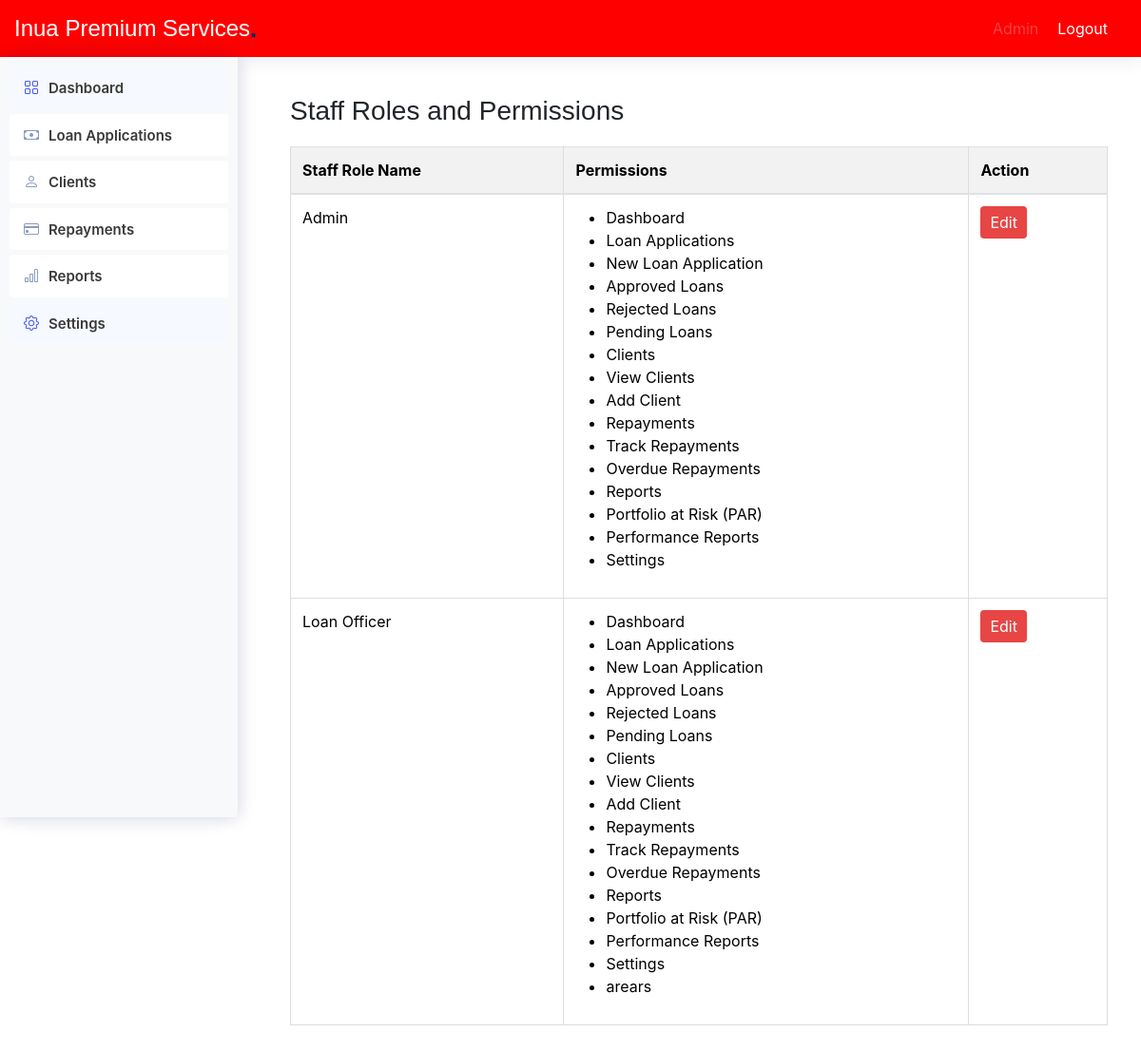
The page /admin/staff_role_permission.php on the database as committed earlier.
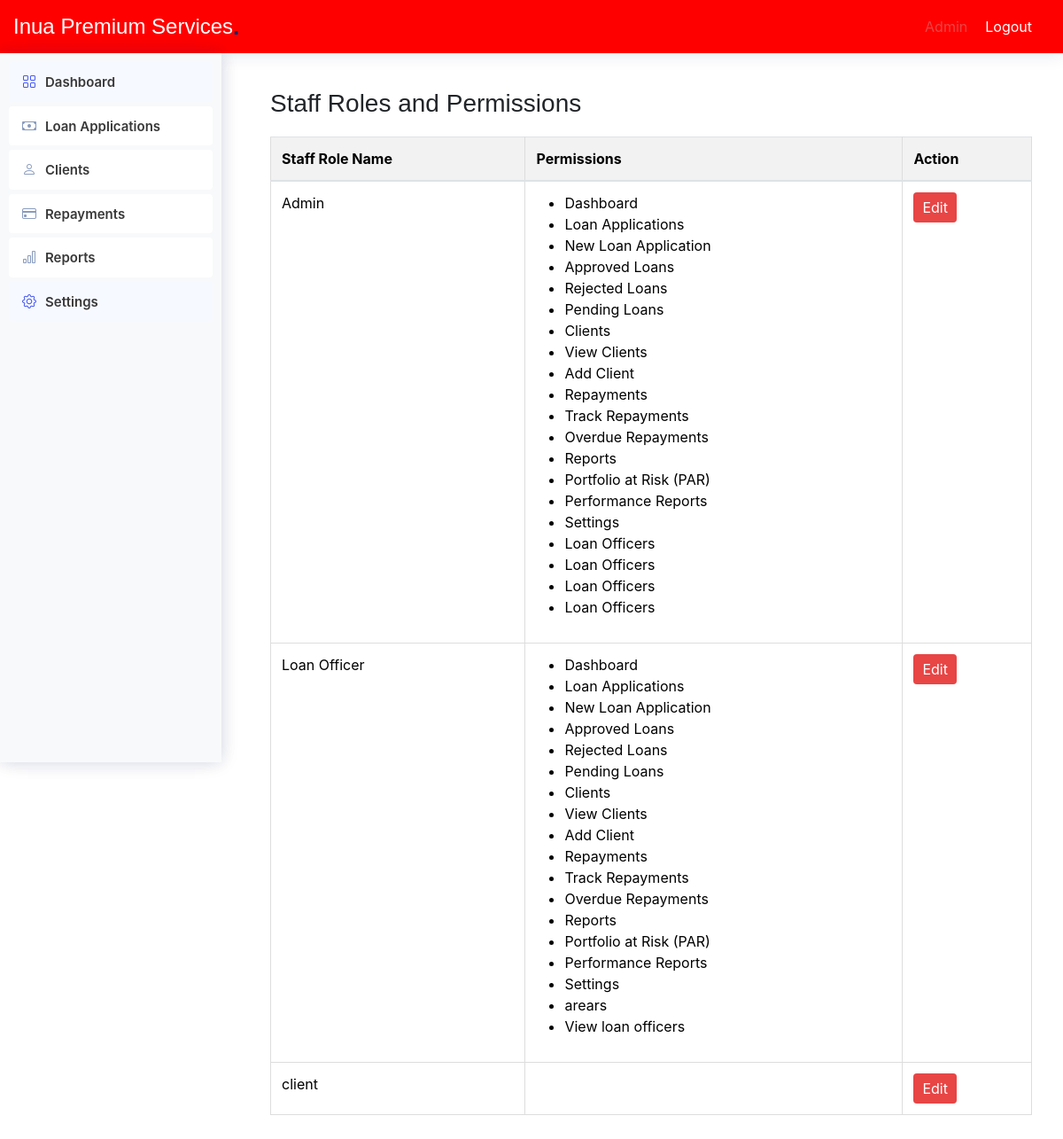
The same page on the database as committed later.
### tables this page shows
CREATE TABLE `navigation_items` (
  `id` int(11) NOT NULL,
  `title` varchar(100) NOT NULL,
  `url` varchar(200) NOT NULL,
  `icon` varchar(50) DEFAULT NULL,
  `parent_id` int(11) DEFAULT NULL
);

CREATE TABLE `roles` (
  `id` int(11) NOT NULL,
  `name` varchar(100) NOT NULL
);

### includes/functions.php (called while the page is built, shortened)
<?php
function db_connect() {
    $host = 'localhost';
    $db = 'microfinance';
    $user = 'root';
    $pass = '';
    try {
        return new PDO("mysql:host=$host;dbname=$db", $user, $pass, [
            PDO::ATTR_ERRMODE => PDO::ERRMODE_EXCEPTION,
            PDO::ATTR_DEFAULT_FETCH_MODE => PDO::FETCH_ASSOC,
        ]);
    } catch (PDOException $e) {
        die('Connection failed: ' . $e->getMessage());
    }
}
function getUserRole($userId) {
    $conn = db_connect();
    $stmt = $conn->prepare("SELECT role_id FROM users WHERE id = ?");
    $stmt->execute([$userId]);
    return $stmt->fetchColumn();
}
function getRoles() {
    $conn = db_connect();
    $stmt = $conn->query("SELECT * FROM roles");
    return $stmt->fetchAll();
}
function getNavigationItems($roleId) {
    try {
        $conn = db_connect();
        $stmt = $conn->prepare("
            SELECT ni.id, ni.title, ni.url, ni.icon, ni.parent_id
            FROM navigation_items ni
            INNER JOIN navigation_item_roles nir ON ni.id = nir.navigation_item_id
            WHERE nir.role_id = :role_id
        ");
        $stmt->execute([':role_id' => $roleId]);
        $result = $stmt->fetchAll(PDO::FETCH_ASSOC);
        return $result ?: [];
    } catch (PDOException $e) {
        error_log('Database query error: ' . $e->getMessage());
        return [];
    } finally {
        $conn = null;
    }
}
?>

### admin/staff_role_permission.php (the view, shortened to what this page needs)
<!DOCTYPE html>
<html lang="en">
<head>
    <link href="assets/vendor/bootstrap/css/bootstrap.min.css" rel="stylesheet">
    <link href="assets/vendor/bootstrap-icons/bootstrap-icons.css" rel="stylesheet">
    <link href="assets/css/style.css" rel="stylesheet">
</head>
<body>
    <?php
    include '../includes/functions.php';
    include 'includes/header.php'; ?>
    <div class="sidebar">
        <?php include '../includes/sidebar.php'; ?>
    </div>
    <main class="main">
        <section class="section">
            <div class="container">
                <h1>Staff Roles and Permissions</h1>
                <table class="table">
                    <thead>
                        <tr>
                            <th>Staff Role Name</th>
                            <th>Permissions</th>
                            <th>Action</th>
                        </tr>
                    </thead>
                    <tbody>
                    <?php
                                        $roles=getRoles();
                                        foreach($roles as $role)
                                        {
                                           ?>
                                              <tr>
                            <td><?php echo $role['name']; ?></td>
                            <td>
                                <ul>
                                    <?php
                                    $permisions=getNavigationItems($role['id']);
                                    foreach($permisions as $permision)
                                    {
                                        echo "<li>".$permision['title']."</li>";
                                    }
                                    ?>
                                </ul>
                            </td>
                            <td>
                            <form action='edit_roles.php' method='POST'>
                            <button type='submit' class="btn">Edit</button></td>
                        </tr>
                                           <?php
                                        }
                                        ?>
                    </tbody>
                </table>
            </div>
        </section>
    </main>
</body>
</html>

### admin/includes/header.php (shortened to what this page needs)
<header id="header" class="header" style="background-color:red">
        <div class="container-fluid d-flex align-items-center justify-content-between">
            <a href="index.html" class="logo d-flex align-items-center me-auto me-xl-0">
                <h1 class="sitename">Inua Premium Services</h1><span>.</span>
            </a>
            <nav id="navmenu" class="navmenu">
                <ul>
                    <li><a href="admin.php" class="active">Admin</a></li>
                    <li><a href="index.php?logout=1">Logout</a></li>
                </ul>
            </nav>
        </div>
    </header>

### includes/sidebar.php (shortened to what this page needs)
<?php
$userId = 1;
$roleId = getUserRole($userId);
$navItems = getNavigationItems($roleId);
function renderNavItems($items, $parentId = NULL) {
    $html = '';
    foreach ($items as $item) {
        if ($item['parent_id'] == $parentId) {
            $subItems = array_filter($items, function($i) use ($item) {
                return $i['parent_id'] == $item['id'];
            });
            $hasSubItems = !empty($subItems);
            $html .= '<li class="nav-item">';
            $html .= '<a class="nav-link' . ($hasSubItems ? ' collapsed' : '') . '" href="' . $item['url'] . '"';
            if ($hasSubItems) {
                $html .= ' data-bs-toggle="collapse" data-bs-target="#collapse-' . $item['id'] . '" aria-expanded="false" aria-controls="collapse-' . $item['id'] . '"';
            }
            $html .= '>';
            if ($item['icon']) {
                $html .= '<i class="' . $item['icon'] . '" title="' . $item['title'] . '"></i>';
            }
            $html .= '<span>' . $item['title'] . '</span>';
            $html .= '</a>';
            if ($hasSubItems) {
                $html .= '<ul id="collapse-' . $item['id'] . '" class="collapse list-unstyled">';
                $html .= renderNavItems($items, $item['id']);
                $html .= '</ul>';
            }
            $html .= '</li>';
        }
    }
    return $html;
}
?>
<!DOCTYPE html>
<html lang="en">
<head>
    <link rel="stylesheet" href="../assets/css/bootstrap.min.css">
</head>
<body>
    <aside class="sidebar">
        <ul class="sidebar-nav" id="sidebar-nav">
            <?= renderNavItems($navItems) ?>
        </ul>
    </aside>
</body>
</html>

### admin/assets/css/style.css (style rules this page uses)
:root { scroll-behavior: smooth; }
body { font-family: "Open Sans", sans-serif; background: #f6f9ff; color: #444444; }
a { color: #4154f1; text-decoration: none; }
h1, h2, h3, h4, h5, h6 { font-family: "Nunito", sans-serif; }
.logo { line-height: 1; }
@media (min-width: 1200px) { .logo { width: 280px; } }
.logo span { font-size: 26px; font-weight: 700; color: #012970; font-family: "Nunito", sans-serif; }
.header { transition: all 0.5s; z-index: 997; height: 60px; box-shadow: 0px 2px 20px rgba(1, 41, 112, 0.1); background-color: #fff; padding-left: 20px; }
.sidebar { position: fixed; top: 60px; left: 0; bottom: 0; width: 300px; z-index: 996; transition: all 0.3s; padding: 20px; overflow-y: auto; scrollbar-width: thin; scrollbar-color: #aab7cf transparent; box-shadow: 0px 0px 20px rgba(1, 41, 112, 0.1); background-color: #fff; }
.sidebar-nav { padding: 0; margin: 0; list-style: none; }
.sidebar-nav li { padding: 0; margin: 0; list-style: none; }
.sidebar-nav .nav-item { margin-bottom: 5px; }
.sidebar-nav .nav-link { display: flex; align-items: center; font-size: 15px; font-weight: 600; color: #4154f1; transition: 0.3; background: #f6f9ff; padding: 10px 15px; border-radius: 4px; }
.sidebar-nav .nav-link i { font-size: 16px; margin-right: 10px; color: #4154f1; }
.sidebar-nav .nav-link.collapsed { color: #012970; background: #fff; }
.sidebar-nav .nav-link.collapsed i { color: #899bbd; }

### admin/staff_role_permission.php (style rules this page uses)
body { background-color: #ffffff; color: #212529; font-family: 'Open Sans', sans-serif; margin: 0; }
.header { background-color: #e84545; color: #ffffff; padding: 10px 0; display: flex; justify-content: space-between; align-items: center; }
.header .logo h1 { color: #ffffff; margin: 0; font-size: 24px; }
.header .navmenu ul { list-style: none; padding: 0; margin: 0; display: flex; }
.header .navmenu ul li { margin-right: 20px; }
.header .navmenu ul li a { color: #ffffff; text-decoration: none; }
.header .navmenu ul li a.active, .header .navmenu ul li a:hover { color: #e84545; }
.sidebar { background-color: #ffffff; color: #3a3939; padding: 20px; width: 250px; position: fixed; height: 100%; overflow: auto; }
.sidebar .nav-item .nav-link { color: #3a3939; padding: 10px 15px; text-decoration: none; display: block; }
.main { margin-left: 270px; padding: 20px; }
.container h1 { font-size: 28px; margin-bottom: 20px; }
.section { padding: 20px 0; }
.table { width: 100%; border-collapse: collapse; margin-bottom: 20px; }
.table th, .table td { border: 1px solid #ddd; padding: 8px; }
.table th { background-color: #f2f2f2; text-align: left; }
.table td .btn { background-color: #e84545; color: #ffffff; border: none; padding: 5px 10px; border-radius: 4px; cursor: pointer; }

### includes/sidebar.php (style rules this page uses)
.sidebar { background-color: #f8f9fa; padding: 10px; height: 100vh; width: 250px; position: fixed; }
.sidebar .nav-link { color: #333; display: block; padding: 10px; text-decoration: none; }

Rows that differ between the two databases and show on the page:
added navigation_items: title "Loan Officers", shown under roles "Admin"
added navigation_items: title "View loan officers", shown under roles "Loan Officer"
added roles: name "client"
